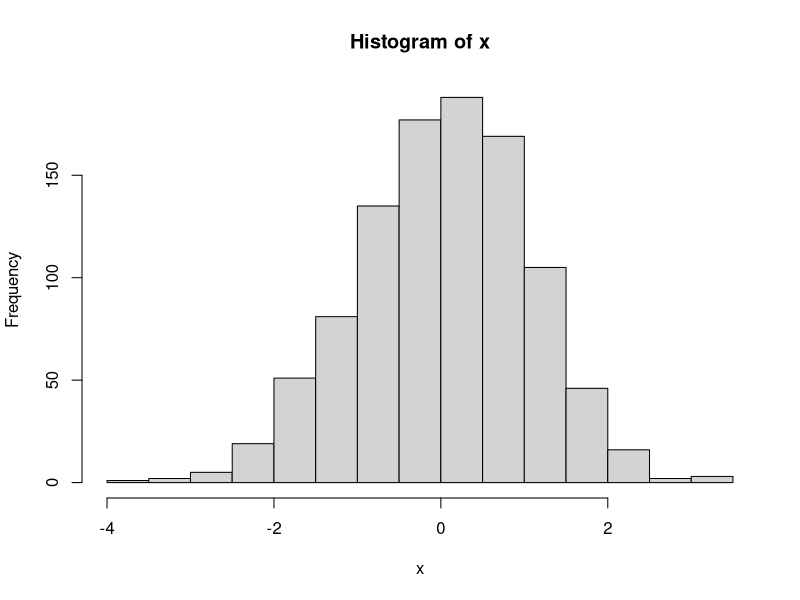
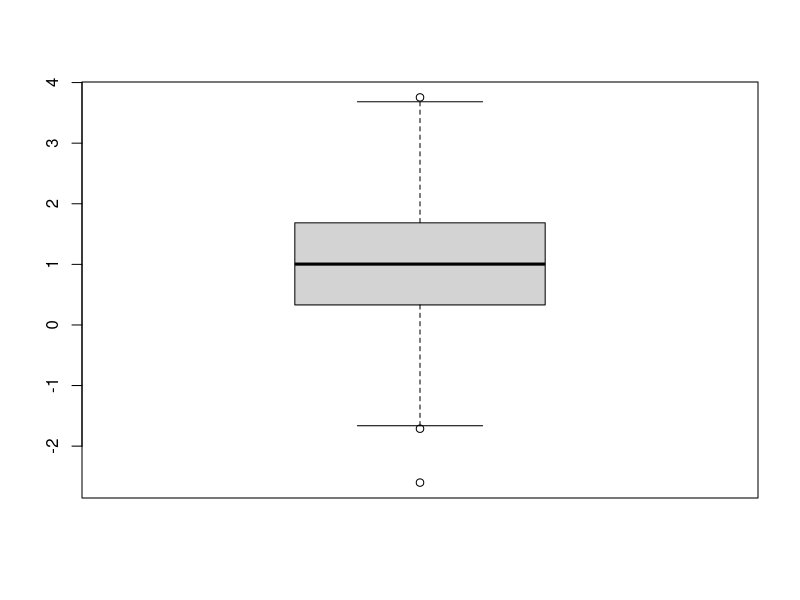

Recreate these plots in R, in order.
# Task 1
# generate observations
x = rnorm(1000)
# plot histogram
hist(x)

# Task 2
# generate observations
y = rnorm(1000,mean=1)
# plot boxplot
boxplot(y)

# Task 3

# Task 4
